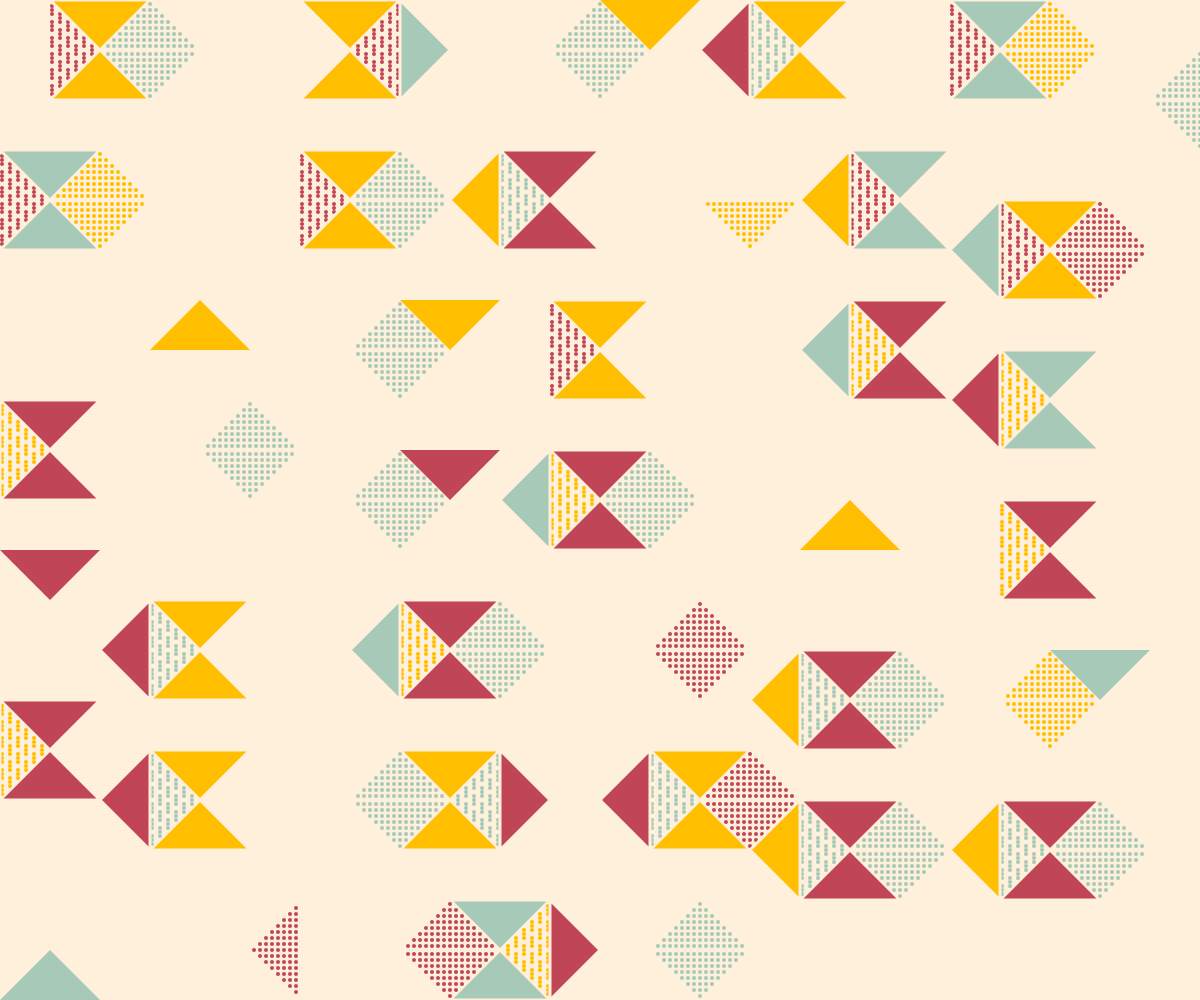
Frame 1 (no input)
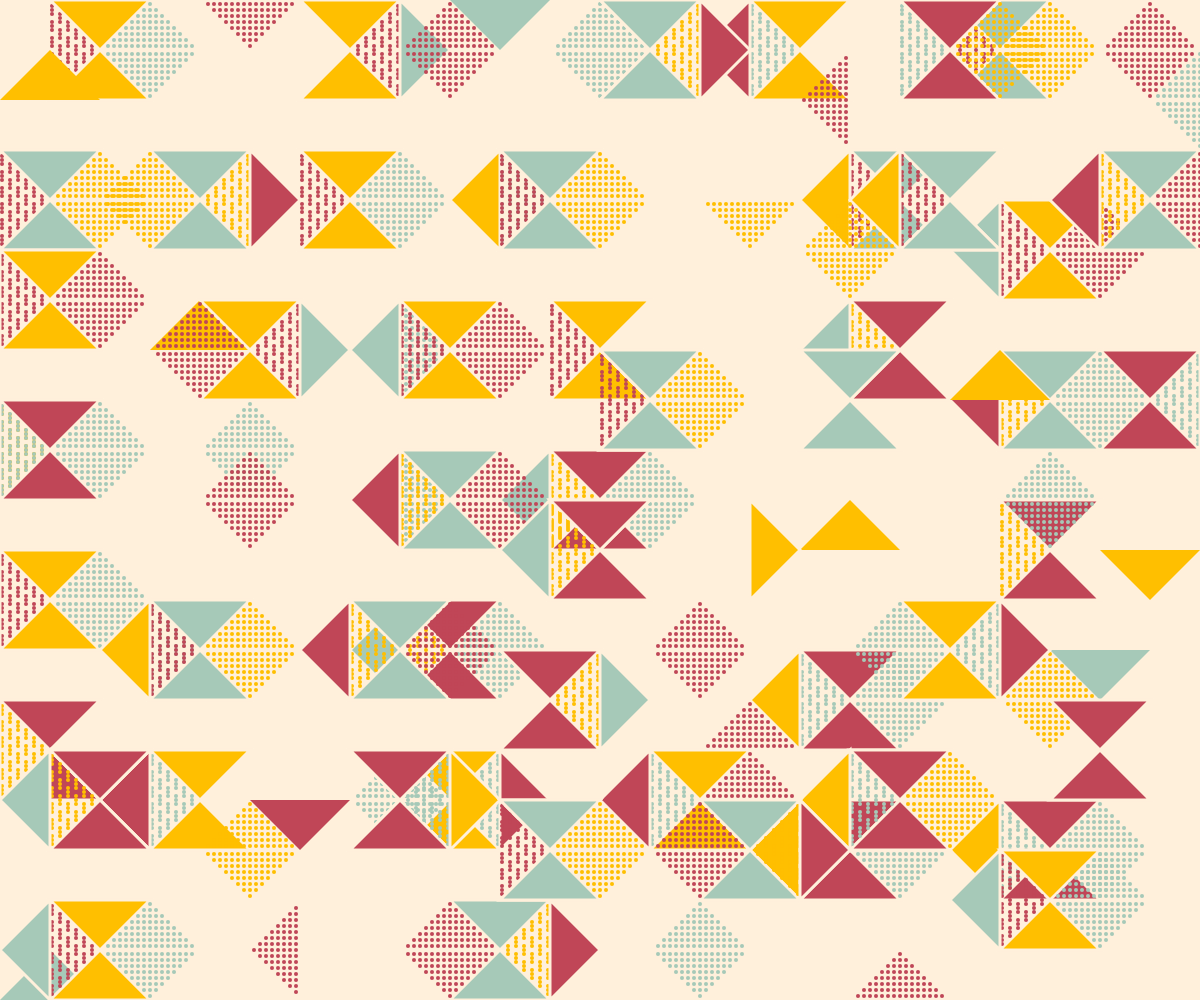
Frame 2 (the mouse pressed at the canvas centre, redrawn once)

The p5.js sketch that drew these frames (run headless with seeded random() and noise() and a simulated clock; the mouse was pressed at the canvas centre and the sketch redrawn once):

// p5.js sketch
// ── sketch.js
let grid
let cellSize = 50

function setup() {
  createCanvas(windowWidth, windowHeight)
  background(255, 240, 219) // beige
  noLoop()
}

function draw() {
  grid = new Grid(width, height, cellSize)
  // grid.showDots()
  grid.showShapes()
}

// ── grid.js
class Grid {
  constructor(w, h, cellSize) {
    this.cellSize = cellSize
    this.numRows = h / cellSize
    this.numCols = w / cellSize
    this.dots = []
    this.shapes = []

    this.generateDotsAndNexuses()
    this.generateShapes()
  }

  // Populates this.dots with objects representing dots, soome of which can be "nexuses"
  generateDotsAndNexuses() {
    for (let rowNumber = 1; rowNumber < this.numRows; rowNumber++) {
      for (let columnNumber = 1; columnNumber < this.numCols; columnNumber++) {
        const x = columnNumber * this.cellSize
        const y = rowNumber * this.cellSize

        const isNexus = this.canBeNexus(x, y) && random() < 0.6
        this.dots.push({ x, y, isNexus })
      }
    }
  }

  canBeNexus(x, y) {
    const surroundingDots = [
      ...this.getDotsAbove(x, y),
      ...this.getDotsLeft(x, y),
      ...this.getDotsTopRight(x, y),
      ...this.getDotsTopLeft(x, y),
      ...this.getDotsLsTopLeft(x, y),
      ...this.getDotsLsTopRight(x, y),
    ]

    return surroundingDots.filter((d) => d.isNexus).length === 0
  }

  getDotsAbove(x, y) {
    return this.dots.filter(
      (d) =>
        d.x === x &&
        (d.y === y - this.cellSize || d.y === y - this.cellSize * 2)
    )
  }

  getDotsLeft(x, y) {
    return this.dots.filter(
      (d) =>
        (d.x === x - this.cellSize ||
          d.x === x - this.cellSize * 2 ||
          d.x === x - this.cellSize * 3) &&
        d.y === y
    )
  }

  getDotsTopRight(x, y) {
    return this.dots.filter(
      (d) =>
        (d.x === x + this.cellSize && d.y === y - this.cellSize) ||
        (d.x === x + this.cellSize * 2 && d.y === y - this.cellSize * 2)
    )
  }

  getDotsTopLeft(x, y) {
    return this.dots.filter(
      (d) =>
        (d.x === x - this.cellSize && d.y === y - this.cellSize) ||
        (d.x === x - this.cellSize * 2 && d.y === y - this.cellSize * 2)
    )
  }

  getDotsLsTopLeft(x, y) {
    return this.dots.filter(
      (d) =>
        (d.x === x - this.cellSize && d.y === y - this.cellSize * 2) ||
        (d.x === x - this.cellSize * 2 && d.y === y - this.cellSize)
    )
  }

  getDotsLsTopRight(x, y) {
    return this.dots.filter(
      (d) =>
        (d.x === x + this.cellSize && d.y === y - this.cellSize * 2) ||
        (d.x === x + this.cellSize * 2 && d.y === y - this.cellSize)
    )
  }

  generateShapes() {
    for (const dot of this.dots) {
      if (dot.isNexus) {
        this.shapes.push(new Shape(dot.x, dot.y, this.cellSize))
      }
    }
  }

  showShapes() {
    for (const shape of this.shapes) {
      shape.draw()
    }
  }

  // Used for developmewnt purposes only
  showDots() {
    for (const dot of this.dots) {
      if (dot.isNexus) {
        // Make nexuses red and bigger
        fill(255, 0, 0)
        noStroke()
        circle(dot.x, dot.y, 5)
      } else {
        // Make non-nexuses black and smaller
        fill(0)
        circle(dot.x, dot.y, 3)
      }
    }
  }
}

// ── shape.js
// Returns a shape consisting of 1-4 of the following shape combinations:

// Triangle (dotted, 3-dotted, or solid)
// Diamond (dotted)
// Hourglass (solid)

class Shape {
  constructor(x, y, cellSize) {
    const babyBlue = "#a6c9b8"
    const brickRed = "#c04657"
    const mustard = "#ffbf00"
    this.colors = [babyBlue, brickRed, mustard]
    this.x = x
    this.y = y
    this.cellSize = cellSize
    this.numRows = 8
    this.dotSize = 4
    this.padding = 2
    this.numElements = random([1, 2, 3, 4])
    this.type = random(["left", "right", "up", "down", "hourglass", "diamond"])
    this.fillType = random(["solid", "dotted, three-dotted"])
  }

  triangleOf3Dots(x, y, direction, dotColor) {
    const numRows = 6
    const angleMap = {
      up: 0,
      right: HALF_PI,
      down: PI,
      left: -HALF_PI,
    }
    const angle = angleMap[direction]

    push()
    translate(x, y)
    rotate(angle)
    translate(-x, -y)
    fill(dotColor)

    const verticalPadding = this.dotSize
    const horizontalPadding = this.dotSize
    for (let i = 0; i < numRows; i++) {
      const num3DotsInRow = i + 1
      const width3DotsInRow = 3 * this.dotSize
      const widthOfAllDotsInRow =
        num3DotsInRow * width3DotsInRow +
        horizontalPadding * (num3DotsInRow - 1)
      const xCoordinateOfFirstDotInRow =
        x - widthOfAllDotsInRow / 2 + horizontalPadding / 2
      for (let j = 0; j < num3DotsInRow; j++) {
        const dotX =
          xCoordinateOfFirstDotInRow + j * (width3DotsInRow + horizontalPadding)
        const dotY =
          y + i * (this.dotSize + verticalPadding) + verticalPadding * 2
        this.threeDots(dotX, dotY, this.dotSize)
      }
    }

    pop()
  }

  threeDots(dotX, dotY, dotSize) {
    ellipse(dotX, dotY, dotSize)
    ellipse(dotX + dotSize, dotY, dotSize)
    ellipse(dotX + dotSize * 2, dotY, dotSize)
  }

  triangleOfDots(x, y, direction, dotColor) {
    const angleMap = {
      up: 0,
      right: HALF_PI,
      down: PI,
      left: -HALF_PI,
    }
    const angle = angleMap[direction]

    push()
    translate(x, y)
    rotate(angle)
    translate(-x, -y)
    // noStroke()
    stroke(255, 240, 219)
    strokeWeight(3)
    fill(dotColor)
    for (let i = 0; i < this.numRows; i++) {
      let numDotsInRow = i * 2 + 1
      const widthOfAllDotsInRow =
        numDotsInRow * (this.dotSize + this.padding) - this.padding
      const xCoordinateOfFirstDotInRow =
        x - widthOfAllDotsInRow / 2 + this.padding
      for (let j = 0; j < numDotsInRow; j++) {
        const dotX =
          xCoordinateOfFirstDotInRow + j * (this.dotSize + this.padding)
        const dotY = y + i * (this.dotSize + this.padding) + this.padding * 2
        noStroke()
        ellipse(dotX, dotY, this.dotSize)
      }
    }
    pop()
  }

  diamond(x, y, diamondColor) {
    stroke(255, 240, 219)
    strokeWeight(3)
    this.triangleOfDots(x, y - this.cellSize, "up", diamondColor)
    this.triangleOfDots(x, y + this.cellSize, "down", diamondColor)
    noStroke()
  }

  hourglass(c) {
    fill(c)
    stroke(255, 240, 219)
    strokeWeight(3)
    triangle(
      this.x,
      this.y,
      this.x - this.cellSize,
      this.y + this.cellSize,
      this.x + this.cellSize,
      this.y + this.cellSize
    )
    triangle(
      this.x,
      this.y,
      this.x - this.cellSize,
      this.y - this.cellSize,
      this.x + this.cellSize,
      this.y - this.cellSize
    )
    noStroke()
  }

  hourglassWithDiamondToTheRight(hourglassColor) {
    const diamondColor = random(this.colors.filter((c) => c !== hourglassColor))
    this.diamond(this.x + this.cellSize, this.y, diamondColor)
  }

  hourglassWithDiamondToTheLeft(hourglassColor) {
    const diamondColor = random(this.colors.filter((c) => c !== hourglassColor))
    this.diamond(this.x - this.cellSize, this.y, diamondColor)
  }

  hourglassWithTwoTrianglesToTheLeft(hourglassColor) {
    this.hourglass(hourglassColor)
    const c1 = random(this.colors.filter((c) => c !== hourglassColor))
    this.triangleOf3Dots(this.x, this.y, "right", c1)
    const c2 = random(
      this.colors.filter((c) => c !== hourglassColor && c !== c1)
    )
    fill(c2)
    stroke(255, 240, 219)
    strokeWeight(3)
    triangle(
      this.x - this.cellSize * 2,
      this.y,
      this.x - this.cellSize,
      this.y - this.cellSize,
      this.x - this.cellSize,
      this.y + this.cellSize
    )
  }

  hourglassWithTwoTrianglesToTheRight(hourglassColor) {
    this.hourglass(hourglassColor)
    const c1 = random(this.colors.filter((c) => c !== hourglassColor))
    this.triangleOf3Dots(this.x, this.y, "left", c1)
    const c2 = random(
      this.colors.filter((c) => c !== hourglassColor && c !== c1)
    )
    fill(c2)
    stroke(255, 240, 219)
    strokeWeight(3)
    triangle(
      this.x + this.cellSize * 2,
      this.y,
      this.x + this.cellSize,
      this.y - this.cellSize,
      this.x + this.cellSize,
      this.y + this.cellSize
    )
  }

  hourglassWithTriangleOnTheLeftAndDiamondOnTheRight(hourglassColor) {
    const c1 = random(this.colors.filter((c) => c !== hourglassColor))
    this.triangleOf3Dots(this.x, this.y, "right", c1)
    this.hourglass(hourglassColor)
    const c2 = random(
      this.colors.filter((c) => c !== c1 && c !== hourglassColor)
    )
    this.diamond(this.x + this.cellSize, this.y, c2)
  }

  hourglassWithTwoTrianglesToTheLeftAndDiamondOnTheRight(hourglassColor) {
    this.hourglassWithTwoTrianglesToTheLeft(hourglassColor)
    this.hourglassWithDiamondToTheRight(hourglassColor)
  }

  hourglassWithTwoTrianglesToTheRightAndDiamondOnTheLeft(hourglassColor) {
    this.hourglassWithTwoTrianglesToTheRight(hourglassColor)
    this.hourglassWithDiamondToTheLeft(hourglassColor)
  }

  diamondWithTriangle() {
    const diamondColor = random(this.colors)
    this.diamond(this.x, this.y, diamondColor)

    // triangle should always be solid when next to a diamond, and a different color from diamond
    fill(random(this.colors.filter((c) => c !== diamondColor)))
    triangle(
      this.x + this.cellSize,
      this.y,
      this.x,
      this.y - this.cellSize,
      this.x + this.cellSize * 2,
      this.y - this.cellSize
    )
  }

  hourglassWithTriangleToTheLeft() {
    const hourglassColor = random(this.colors)
    this.hourglass(hourglassColor)
    // since hourglass is always solid, triangle should be dotted
    const c = random(this.colors.filter((c) => c !== hourglassColor))
    this.triangleOf3Dots(this.x, this.y, "right", c)
  }

  draw() {
    const dotted = random() < 0.5
    const r = random()
    const hourglassColor = random(this.colors)
    if (this.numElements === 4) {
      if (r < 0.5) {
        return this.hourglassWithTwoTrianglesToTheLeftAndDiamondOnTheRight(
          hourglassColor
        )
      }
      return this.hourglassWithTwoTrianglesToTheRightAndDiamondOnTheLeft(
        hourglassColor
      )
    }

    if (this.numElements === 3) {
      const hourglassColor = random(this.colors)
      this.hourglass(hourglassColor)
      if (r < 0.33) {
        return this.hourglassWithTwoTrianglesToTheLeft(hourglassColor)
      }
      if (r < 0.66) {
        return this.hourglassWithTwoTrianglesToTheRight(hourglassColor)
      }
      return this.hourglassWithTriangleOnTheLeftAndDiamondOnTheRight(
        hourglassColor
      )
    }
    if (this.numElements === 2) {
      if (r < 0.33) {
        return this.hourglassWithDiamondToTheRight()
      }
      if (r < 0.66) {
        return this.diamondWithTriangle()
      }
      return this.hourglassWithTriangleToTheLeft()
    }
    const c = random(this.colors)
    switch (this.type) {
      case "left":
        if (dotted) {
          this.triangleOfDots(this.x, this.y, "left", c)
        } else {
          fill(random(this.colors))
          triangle(
            this.x,
            this.y,
            this.x + this.cellSize,
            this.y - this.cellSize,
            this.x + this.cellSize,
            this.y + this.cellSize
          )
        }
        break
      case "right":
        if (dotted) {
          this.triangleOfDots(this.x, this.y, "right", c)
        } else {
          fill(random(this.colors))
          triangle(
            this.x,
            this.y,
            this.x - this.cellSize,
            this.y - this.cellSize,
            this.x - this.cellSize,
            this.y + this.cellSize
          )
        }
        break
      case "up":
        if (dotted) {
          this.triangleOfDots(this.x, this.y, "up", c)
        } else {
          fill(random(this.colors))
          triangle(
            this.x,
            this.y,
            this.x - this.cellSize,
            this.y + this.cellSize,
            this.x + this.cellSize,
            this.y + this.cellSize
          )
        }
        break
      case "down":
        if (dotted) {
          this.triangleOfDots(this.x, this.y, "down", c)
        } else {
          fill(random(this.colors))

          triangle(
            this.x,
            this.y,
            this.x - this.cellSize,
            this.y - this.cellSize,
            this.x + this.cellSize,
            this.y - this.cellSize
          )
        }
        break

      // diamonds are always dotted
      case "diamond":
        this.diamond(this.x, this.y, c)
        break

      // hourglass is never dotted
      case "hourglass":
        this.hourglass(random(this.colors))
        break
    }
  }
}
